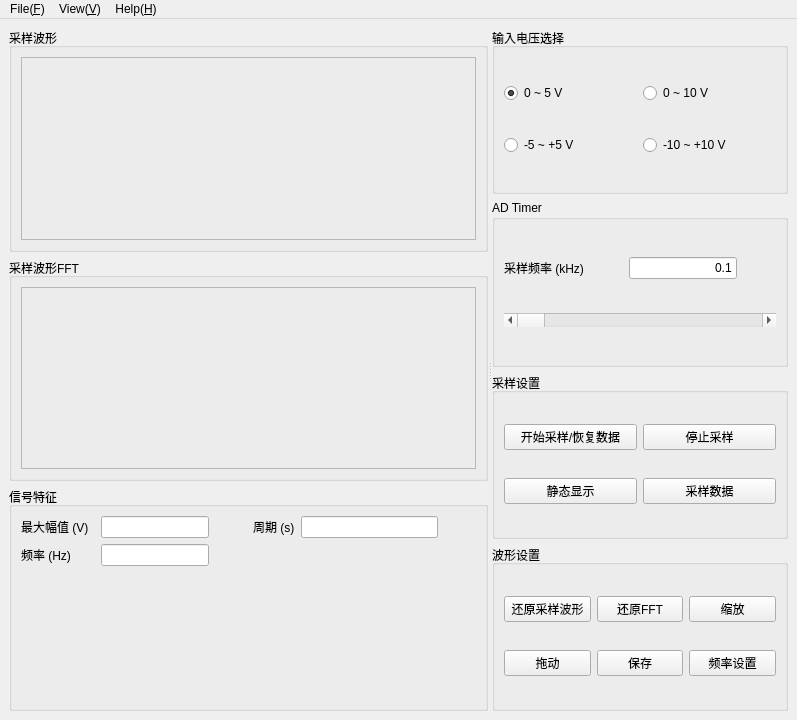
<?xml version="1.0" encoding="UTF-8"?>
<ui version="4.0">
 <class>MCS</class>
 <widget class="QMainWindow" name="MCS">
  <property name="geometry">
   <rect>
    <x>0</x>
    <y>0</y>
    <width>797</width>
    <height>720</height>
   </rect>
  </property>
  <property name="minimumSize">
   <size>
    <width>780</width>
    <height>720</height>
   </size>
  </property>
  <property name="windowTitle">
   <string>MCS(测控系统课程软件设计)</string>
  </property>
  <property name="accessibleName">
   <string/>
  </property>
  <widget class="QWidget" name="centralWidget">
   <layout class="QGridLayout" name="gridLayout_2">
    <item row="0" column="0">
     <widget class="QSplitter" name="splitter">
      <property name="orientation">
       <enum>Qt::Horizontal</enum>
      </property>
      <widget class="QWidget" name="layoutWidget">
       <layout class="QVBoxLayout" name="verticalLayout_3">
        <item>
         <widget class="QGroupBox" name="groupBox">
          <property name="title">
           <string>采样波形</string>
          </property>
          <layout class="QHBoxLayout" name="horizontalLayout_5">
           <item>
            <widget class="QFrame" name="frame">
             <property name="frameShape">
              <enum>QFrame::StyledPanel</enum>
             </property>
             <property name="frameShadow">
              <enum>QFrame::Raised</enum>
             </property>
             <layout class="QHBoxLayout" name="horizontalLayout_15"/>
            </widget>
           </item>
          </layout>
         </widget>
        </item>
        <item>
         <widget class="QGroupBox" name="groupBox_2">
          <property name="title">
           <string>采样波形FFT</string>
          </property>
          <layout class="QHBoxLayout" name="horizontalLayout_13">
           <item>
            <widget class="QFrame" name="frame_2">
             <property name="frameShape">
              <enum>QFrame::StyledPanel</enum>
             </property>
             <property name="frameShadow">
              <enum>QFrame::Raised</enum>
             </property>
             <layout class="QHBoxLayout" name="horizontalLayout_14"/>
            </widget>
           </item>
          </layout>
         </widget>
        </item>
        <item>
         <widget class="QGroupBox" name="groupBox_6">
          <property name="title">
           <string>信号特征</string>
          </property>
          <layout class="QVBoxLayout" name="verticalLayout_2">
           <item>
            <layout class="QFormLayout" name="formLayout">
             <item row="0" column="0">
              <layout class="QHBoxLayout" name="horizontalLayout">
               <item>
                <widget class="QLabel" name="label">
                 <property name="minimumSize">
                  <size>
                   <width>74</width>
                   <height>0</height>
                  </size>
                 </property>
                 <property name="text">
                  <string>最大幅值 (V)</string>
                 </property>
                </widget>
               </item>
               <item>
                <widget class="QLineEdit" name="lineEdit">
                 <property name="alignment">
                  <set>Qt::AlignRight|Qt::AlignTrailing|Qt::AlignVCenter</set>
                 </property>
                 <property name="readOnly">
                  <bool>true</bool>
                 </property>
                </widget>
               </item>
              </layout>
             </item>
             <item row="0" column="1">
              <layout class="QHBoxLayout" name="horizontalLayout_4">
               <item>
                <spacer name="horizontalSpacer_6">
                 <property name="orientation">
                  <enum>Qt::Horizontal</enum>
                 </property>
                 <property name="sizeHint" stdset="0">
                  <size>
                   <width>40</width>
                   <height>20</height>
                  </size>
                 </property>
                </spacer>
               </item>
               <item>
                <widget class="QLabel" name="label_3">
                 <property name="text">
                  <string>周期 (s)</string>
                 </property>
                </widget>
               </item>
               <item>
                <widget class="QLineEdit" name="lineEdit_3">
                 <property name="sizePolicy">
                  <sizepolicy hsizetype="Fixed" vsizetype="Fixed">
                   <horstretch>0</horstretch>
                   <verstretch>0</verstretch>
                  </sizepolicy>
                 </property>
                 <property name="minimumSize">
                  <size>
                   <width>137</width>
                   <height>0</height>
                  </size>
                 </property>
                 <property name="alignment">
                  <set>Qt::AlignRight|Qt::AlignTrailing|Qt::AlignVCenter</set>
                 </property>
                 <property name="readOnly">
                  <bool>true</bool>
                 </property>
                </widget>
               </item>
               <item>
                <spacer name="horizontalSpacer">
                 <property name="orientation">
                  <enum>Qt::Horizontal</enum>
                 </property>
                 <property name="sizeHint" stdset="0">
                  <size>
                   <width>40</width>
                   <height>20</height>
                  </size>
                 </property>
                </spacer>
               </item>
              </layout>
             </item>
             <item row="1" column="0">
              <layout class="QHBoxLayout" name="horizontalLayout_3">
               <item>
                <widget class="QLabel" name="label_2">
                 <property name="minimumSize">
                  <size>
                   <width>74</width>
                   <height>0</height>
                  </size>
                 </property>
                 <property name="text">
                  <string>频率 (Hz)</string>
                 </property>
                </widget>
               </item>
               <item>
                <widget class="QLineEdit" name="lineEdit_2">
                 <property name="alignment">
                  <set>Qt::AlignRight|Qt::AlignTrailing|Qt::AlignVCenter</set>
                 </property>
                 <property name="readOnly">
                  <bool>true</bool>
                 </property>
                </widget>
               </item>
              </layout>
             </item>
             <item row="1" column="1">
              <spacer name="horizontalSpacer_7">
               <property name="orientation">
                <enum>Qt::Horizontal</enum>
               </property>
               <property name="sizeHint" stdset="0">
                <size>
                 <width>40</width>
                 <height>20</height>
                </size>
               </property>
              </spacer>
             </item>
            </layout>
           </item>
          </layout>
         </widget>
        </item>
       </layout>
      </widget>
      <widget class="QWidget" name="layoutWidget">
       <layout class="QVBoxLayout" name="verticalLayout_7">
        <item>
         <widget class="QGroupBox" name="groupBox_3">
          <property name="title">
           <string>输入电压选择</string>
          </property>
          <layout class="QHBoxLayout" name="horizontalLayout_7">
           <item>
            <layout class="QGridLayout" name="gridLayout">
             <item row="3" column="1">
              <widget class="QRadioButton" name="radioButton_2">
               <property name="text">
                <string>0 ~ 10 V</string>
               </property>
              </widget>
             </item>
             <item row="4" column="1">
              <widget class="QRadioButton" name="radioButton_4">
               <property name="text">
                <string>-10 ~ +10 V</string>
               </property>
              </widget>
             </item>
             <item row="4" column="0">
              <widget class="QRadioButton" name="radioButton_3">
               <property name="text">
                <string>-5 ~ +5 V</string>
               </property>
              </widget>
             </item>
             <item row="3" column="0">
              <widget class="QRadioButton" name="radioButton">
               <property name="text">
                <string>0 ~ 5 V</string>
               </property>
               <property name="checked">
                <bool>true</bool>
               </property>
              </widget>
             </item>
            </layout>
           </item>
          </layout>
         </widget>
        </item>
        <item>
         <widget class="QGroupBox" name="groupBox_4">
          <property name="title">
           <string>AD Timer</string>
          </property>
          <layout class="QHBoxLayout" name="horizontalLayout_12">
           <item>
            <layout class="QVBoxLayout" name="verticalLayout_4">
             <item>
              <layout class="QHBoxLayout" name="horizontalLayout_8">
               <item>
                <widget class="QLabel" name="label_4">
                 <property name="text">
                  <string>采样频率 (kHz)</string>
                 </property>
                </widget>
               </item>
               <item>
                <spacer name="horizontalSpacer_3">
                 <property name="orientation">
                  <enum>Qt::Horizontal</enum>
                 </property>
                 <property name="sizeHint" stdset="0">
                  <size>
                   <width>40</width>
                   <height>20</height>
                  </size>
                 </property>
                </spacer>
               </item>
               <item>
                <widget class="QLineEdit" name="lineEdit_4">
                 <property name="text">
                  <string>0.1</string>
                 </property>
                 <property name="alignment">
                  <set>Qt::AlignRight|Qt::AlignTrailing|Qt::AlignVCenter</set>
                 </property>
                </widget>
               </item>
               <item>
                <spacer name="horizontalSpacer_5">
                 <property name="orientation">
                  <enum>Qt::Horizontal</enum>
                 </property>
                 <property name="sizeHint" stdset="0">
                  <size>
                   <width>40</width>
                   <height>20</height>
                  </size>
                 </property>
                </spacer>
               </item>
              </layout>
             </item>
             <item>
              <widget class="QScrollBar" name="horizontalScrollBar">
               <property name="minimum">
                <number>1</number>
               </property>
               <property name="maximum">
                <number>4000</number>
               </property>
               <property name="value">
                <number>1</number>
               </property>
               <property name="orientation">
                <enum>Qt::Horizontal</enum>
               </property>
              </widget>
             </item>
            </layout>
           </item>
          </layout>
         </widget>
        </item>
        <item>
         <widget class="QGroupBox" name="groupBox_7">
          <property name="title">
           <string>采样设置</string>
          </property>
          <layout class="QHBoxLayout" name="horizontalLayout_2">
           <item>
            <layout class="QGridLayout" name="gridLayout_4">
             <item row="0" column="0">
              <widget class="QPushButton" name="pushButton">
               <property name="text">
                <string>开始采样/恢复数据</string>
               </property>
              </widget>
             </item>
             <item row="0" column="1">
              <widget class="QPushButton" name="pushButton_2">
               <property name="text">
                <string>停止采样</string>
               </property>
              </widget>
             </item>
             <item row="1" column="0">
              <widget class="QPushButton" name="pushButton_3">
               <property name="text">
                <string>静态显示</string>
               </property>
              </widget>
             </item>
             <item row="1" column="1">
              <widget class="QPushButton" name="pushButton_9">
               <property name="text">
                <string>采样数据</string>
               </property>
              </widget>
             </item>
            </layout>
           </item>
          </layout>
         </widget>
        </item>
        <item>
         <widget class="QGroupBox" name="groupBox_5">
          <property name="enabled">
           <bool>true</bool>
          </property>
          <property name="title">
           <string>波形设置</string>
          </property>
          <layout class="QHBoxLayout" name="horizontalLayout_6">
           <item>
            <layout class="QGridLayout" name="gridLayout_3">
             <item row="0" column="2">
              <widget class="QPushButton" name="pushButton_5">
               <property name="text">
                <string>缩放</string>
               </property>
              </widget>
             </item>
             <item row="1" column="0">
              <widget class="QPushButton" name="pushButton_6">
               <property name="text">
                <string>拖动</string>
               </property>
              </widget>
             </item>
             <item row="0" column="0">
              <widget class="QPushButton" name="pushButton_4">
               <property name="text">
                <string>还原采样波形</string>
               </property>
              </widget>
             </item>
             <item row="0" column="1">
              <widget class="QPushButton" name="pushButton_8">
               <property name="text">
                <string>还原FFT</string>
               </property>
              </widget>
             </item>
             <item row="1" column="1">
              <widget class="QPushButton" name="pushButton_7">
               <property name="text">
                <string>保存</string>
               </property>
              </widget>
             </item>
             <item row="1" column="2">
              <widget class="QPushButton" name="pushButton_10">
               <property name="text">
                <string>频率设置</string>
               </property>
              </widget>
             </item>
            </layout>
           </item>
          </layout>
         </widget>
        </item>
       </layout>
      </widget>
     </widget>
    </item>
   </layout>
  </widget>
  <widget class="QMenuBar" name="menuBar">
   <property name="geometry">
    <rect>
     <x>0</x>
     <y>0</y>
     <width>797</width>
     <height>26</height>
    </rect>
   </property>
   <widget class="QMenu" name="menu">
    <property name="title">
     <string>File(&amp;F)</string>
    </property>
    <addaction name="actionNew"/>
    <addaction name="actionOpen"/>
    <addaction name="actionOpen_Recently"/>
    <addaction name="separator"/>
    <addaction name="actionSave"/>
    <addaction name="actionExport_Data"/>
    <addaction name="separator"/>
    <addaction name="action_Exit"/>
   </widget>
   <widget class="QMenu" name="menu_2">
    <property name="title">
     <string>View(&amp;V)</string>
    </property>
    <widget class="QMenu" name="menuColor_Setting">
     <property name="title">
      <string>Color Setting</string>
     </property>
     <addaction name="actionBackgroud_Color"/>
     <addaction name="actionLine_Color"/>
     <addaction name="actionPoint_Color"/>
    </widget>
    <widget class="QMenu" name="menuSignal">
     <property name="title">
      <string>Signal</string>
     </property>
     <addaction name="actionSquare"/>
     <addaction name="actionTriangle"/>
     <addaction name="actionSin"/>
    </widget>
    <addaction name="menuSignal"/>
    <addaction name="menuColor_Setting"/>
    <addaction name="actionStyle_Sheet"/>
   </widget>
   <widget class="QMenu" name="menu_3">
    <property name="title">
     <string>Help(&amp;H)</string>
    </property>
    <addaction name="actionsome_help"/>
    <addaction name="separator"/>
    <addaction name="actionabout_some"/>
   </widget>
   <addaction name="menu"/>
   <addaction name="menu_2"/>
   <addaction name="menu_3"/>
  </widget>
  <action name="actionsome_help">
   <property name="text">
    <string>MCS Help</string>
   </property>
   <property name="shortcut">
    <string>Ctrl+Shift+/</string>
   </property>
  </action>
  <action name="actionabout_some">
   <property name="text">
    <string>About MCS</string>
   </property>
  </action>
  <action name="actionNew">
   <property name="text">
    <string>New...</string>
   </property>
   <property name="shortcut">
    <string>Ctrl+N</string>
   </property>
  </action>
  <action name="actionOpen">
   <property name="text">
    <string>Open...</string>
   </property>
   <property name="shortcut">
    <string>Ctrl+O</string>
   </property>
  </action>
  <action name="actionOpen_Recently">
   <property name="text">
    <string>Open Recent</string>
   </property>
  </action>
  <action name="actionSave">
   <property name="text">
    <string>Save Image</string>
   </property>
   <property name="shortcut">
    <string>Ctrl+S</string>
   </property>
  </action>
  <action name="actionBackgroud_Color">
   <property name="text">
    <string>Backgroud Color</string>
   </property>
  </action>
  <action name="actionLine_Color">
   <property name="text">
    <string>Line Color</string>
   </property>
  </action>
  <action name="actionPoint_Color">
   <property name="text">
    <string>Point Color</string>
   </property>
  </action>
  <action name="actionExport_Data">
   <property name="text">
    <string>Export Data</string>
   </property>
   <property name="shortcut">
    <string>Ctrl+E</string>
   </property>
  </action>
  <action name="action_Exit">
   <property name="text">
    <string>Exit</string>
   </property>
   <property name="shortcut">
    <string>Ctrl+Q</string>
   </property>
  </action>
  <action name="actionSquare">
   <property name="checkable">
    <bool>true</bool>
   </property>
   <property name="checked">
    <bool>true</bool>
   </property>
   <property name="text">
    <string>Square</string>
   </property>
  </action>
  <action name="actionTriangle">
   <property name="checkable">
    <bool>true</bool>
   </property>
   <property name="text">
    <string>Triangle </string>
   </property>
  </action>
  <action name="actionSin">
   <property name="checkable">
    <bool>true</bool>
   </property>
   <property name="text">
    <string>Sine</string>
   </property>
  </action>
  <action name="actionStyle_Sheet">
   <property name="text">
    <string>Style Sheet</string>
   </property>
  </action>
 </widget>
 <resources/>
 <connections/>
</ui>
